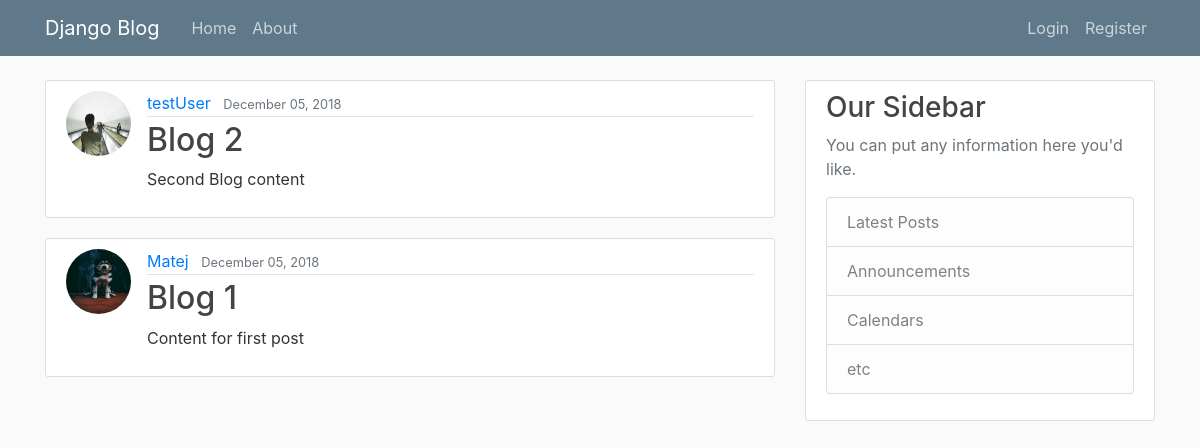
/, run on an earlier commit of the app's database.
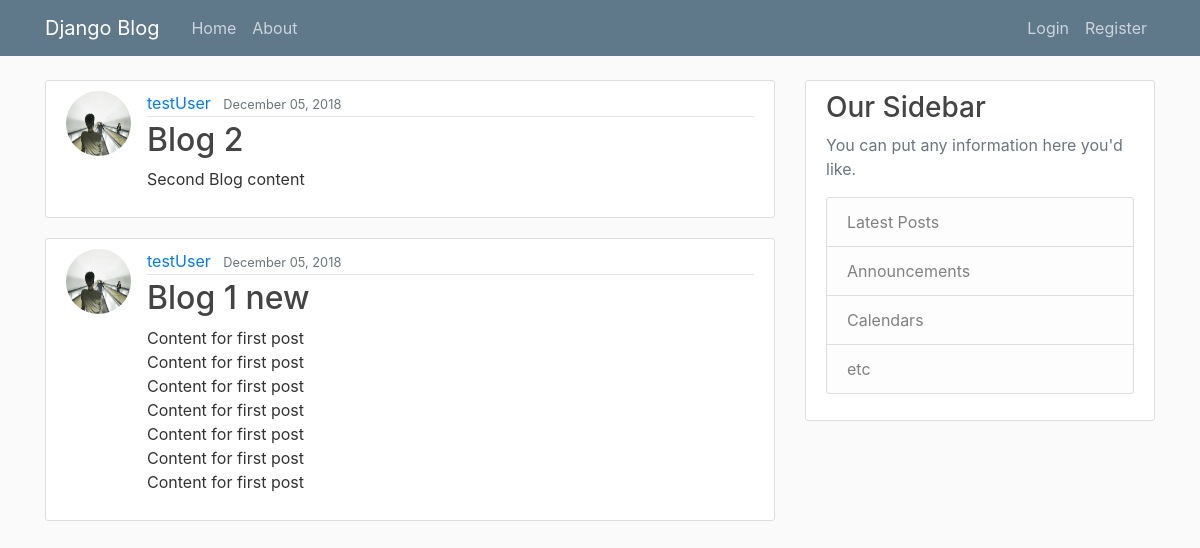
And on a later commit of the database.
### blog/models.py (models this page shows, shortened)
class Post(models.Model):
    title = models.CharField(max_length=100)
    content = models.TextField()
    date_posted = models.DateTimeField(default=timezone.now)
    author = models.ForeignKey(User, on_delete=models.CASCADE)

### users/models.py (models this page shows, shortened)
class Profile(models.Model):
    user = models.OneToOneField(User, on_delete=models.CASCADE)
    image = models.ImageField(default="default.jpg", upload_to="profile_pics")

### blog/views.py (the view)
# urls.py: path('', PostListView.as_view(), name="blog-home"),
class PostListView(ListView):
    model = Post
    template_name = "blog/home.html" # <app>/<model>_<viewtype>.html
    context_object_name = "posts"
    ordering = ["-date_posted"]
    paginate_by = 5

### blog/templates/blog/home.html (shortened to what this page needs)
{% extends "blog/base.html" %} {% block content %} {% for post in posts %}
<article class="media content-section">
  <img class="rounded-circle article-img" src="{{post.author.profile.image.url}}" />
  <div class="media-body">
    <div class="article-metadata">
      <a class="mr-2" href="{% url 'user-posts' post.author.username %}">{{ post.author }}</a>
      <small class="text-muted">{{ post.date_posted|date:"F d, Y" }}</small>
    </div>
    <h2>
      <a class="article-title" href="{% url 'post-detail' post.id  %}">{{ post.title }}</a>
    </h2>
    <p class="article-content">{{ post.content }}</p>
  </div>
</article>
{% endfor %}
{% endblock content %}

What changed in the data, as far as the page shows it:
changed Post: author.profile.image: a different picture; author "Matej" → "testUser"; title "Blog 1" → "Blog 1 new"; content "Content for first post" → "Content for first post Content for first post Content for first post Content for first post Content for first post Content for first post Content for first post"
